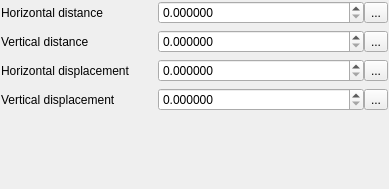
<?xml version="1.0" encoding="UTF-8"?>
<ui version="4.0">
 <class>WidgetPointPatternFill</class>
 <widget class="QWidget" name="WidgetPointPatternFill">
  <property name="geometry">
   <rect>
    <x>0</x>
    <y>0</y>
    <width>389</width>
    <height>189</height>
   </rect>
  </property>
  <property name="windowTitle">
   <string>Form</string>
  </property>
  <layout class="QFormLayout" name="formLayout">
   <property name="fieldGrowthPolicy">
    <enum>QFormLayout::AllNonFixedFieldsGrow</enum>
   </property>
   <property name="labelAlignment">
    <set>Qt::AlignLeading|Qt::AlignLeft|Qt::AlignTop</set>
   </property>
   <property name="horizontalSpacing">
    <number>28</number>
   </property>
   <property name="margin">
    <number>1</number>
   </property>
   <item row="0" column="0">
    <widget class="QLabel" name="mHorizontalDistanceLabel">
     <property name="text">
      <string>Horizontal distance</string>
     </property>
    </widget>
   </item>
   <item row="0" column="1">
    <layout class="QHBoxLayout" name="horizontalLayout">
     <item>
      <widget class="QgsDoubleSpinBox" name="mHorizontalDistanceSpinBox">
       <property name="sizePolicy">
        <sizepolicy hsizetype="Minimum" vsizetype="Fixed">
         <horstretch>1</horstretch>
         <verstretch>0</verstretch>
        </sizepolicy>
       </property>
       <property name="decimals">
        <number>6</number>
       </property>
       <property name="maximum">
        <double>99999999.989999994635582</double>
       </property>
       <property name="singleStep">
        <double>0.200000000000000</double>
       </property>
       <property name="showClearButton" stdset="0">
        <bool>false</bool>
       </property>
      </widget>
     </item>
     <item>
      <widget class="QgsDataDefinedButton" name="mHorizontalDistanceDDBtn">
       <property name="text">
        <string>...</string>
       </property>
      </widget>
     </item>
     <item>
      <widget class="QgsUnitSelectionWidget" name="mHorizontalDistanceUnitWidget" native="true">
       <property name="minimumSize">
        <size>
         <width>0</width>
         <height>0</height>
        </size>
       </property>
      </widget>
     </item>
    </layout>
   </item>
   <item row="1" column="0">
    <widget class="QLabel" name="mVerticalDistanceLabel">
     <property name="text">
      <string>Vertical distance</string>
     </property>
    </widget>
   </item>
   <item row="1" column="1">
    <layout class="QHBoxLayout" name="horizontalLayout_2">
     <item>
      <widget class="QgsDoubleSpinBox" name="mVerticalDistanceSpinBox">
       <property name="sizePolicy">
        <sizepolicy hsizetype="Minimum" vsizetype="Fixed">
         <horstretch>1</horstretch>
         <verstretch>0</verstretch>
        </sizepolicy>
       </property>
       <property name="decimals">
        <number>6</number>
       </property>
       <property name="maximum">
        <double>999999999.990000009536743</double>
       </property>
       <property name="singleStep">
        <double>0.200000000000000</double>
       </property>
       <property name="showClearButton" stdset="0">
        <bool>false</bool>
       </property>
      </widget>
     </item>
     <item>
      <widget class="QgsDataDefinedButton" name="mVerticalDistanceDDBtn">
       <property name="text">
        <string>...</string>
       </property>
      </widget>
     </item>
     <item>
      <widget class="QgsUnitSelectionWidget" name="mVerticalDistanceUnitWidget" native="true"/>
     </item>
    </layout>
   </item>
   <item row="2" column="0">
    <widget class="QLabel" name="mHorizontalDisplacementLabel">
     <property name="text">
      <string>Horizontal displacement</string>
     </property>
    </widget>
   </item>
   <item row="2" column="1">
    <layout class="QHBoxLayout" name="horizontalLayout_4">
     <item>
      <widget class="QgsDoubleSpinBox" name="mHorizontalDisplacementSpinBox">
       <property name="sizePolicy">
        <sizepolicy hsizetype="Minimum" vsizetype="Fixed">
         <horstretch>1</horstretch>
         <verstretch>0</verstretch>
        </sizepolicy>
       </property>
       <property name="decimals">
        <number>6</number>
       </property>
       <property name="maximum">
        <double>9999999.990000000223517</double>
       </property>
       <property name="singleStep">
        <double>0.200000000000000</double>
       </property>
       <property name="showClearButton" stdset="0">
        <bool>false</bool>
       </property>
      </widget>
     </item>
     <item>
      <widget class="QgsDataDefinedButton" name="mHorizontalDisplacementDDBtn">
       <property name="text">
        <string>...</string>
       </property>
      </widget>
     </item>
     <item>
      <widget class="QgsUnitSelectionWidget" name="mHorizontalDisplacementUnitWidget" native="true">
       <property name="minimumSize">
        <size>
         <width>0</width>
         <height>0</height>
        </size>
       </property>
      </widget>
     </item>
    </layout>
   </item>
   <item row="3" column="0">
    <widget class="QLabel" name="mVerticalDisplacementLabel">
     <property name="text">
      <string>Vertical displacement</string>
     </property>
    </widget>
   </item>
   <item row="3" column="1">
    <layout class="QHBoxLayout" name="horizontalLayout_5">
     <item>
      <widget class="QgsDoubleSpinBox" name="mVerticalDisplacementSpinBox">
       <property name="sizePolicy">
        <sizepolicy hsizetype="Minimum" vsizetype="Fixed">
         <horstretch>1</horstretch>
         <verstretch>0</verstretch>
        </sizepolicy>
       </property>
       <property name="decimals">
        <number>6</number>
       </property>
       <property name="maximum">
        <double>999999999.990000009536743</double>
       </property>
       <property name="singleStep">
        <double>0.200000000000000</double>
       </property>
       <property name="showClearButton" stdset="0">
        <bool>false</bool>
       </property>
      </widget>
     </item>
     <item>
      <widget class="QgsDataDefinedButton" name="mVerticalDisplacementDDBtn">
       <property name="text">
        <string>...</string>
       </property>
      </widget>
     </item>
     <item>
      <widget class="QgsUnitSelectionWidget" name="mVerticalDisplacementUnitWidget" native="true">
       <property name="minimumSize">
        <size>
         <width>0</width>
         <height>0</height>
        </size>
       </property>
      </widget>
     </item>
    </layout>
   </item>
  </layout>
 </widget>
 <customwidgets>
  <customwidget>
   <class>QgsDoubleSpinBox</class>
   <extends>QDoubleSpinBox</extends>
   <header>qgsdoublespinbox.h</header>
  </customwidget>
  <customwidget>
   <class>QgsUnitSelectionWidget</class>
   <extends>QWidget</extends>
   <header>qgsunitselectionwidget.h</header>
   <container>1</container>
  </customwidget>
  <customwidget>
   <class>QgsDataDefinedButton</class>
   <extends>QToolButton</extends>
   <header>qgsdatadefinedbutton.h</header>
  </customwidget>
 </customwidgets>
 <resources/>
 <connections/>
</ui>
